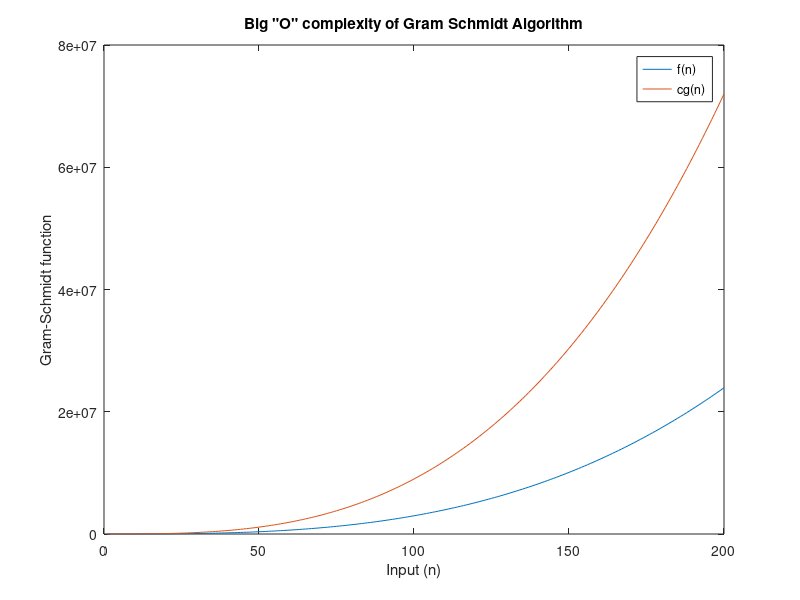

MATLAB code to generate this figure:
%% bigOgramSchmidt.m
%    Shows the big "O" complexity of Gram Schmidt Algorithm
%        
%       Course:     ECE 7650
%       Homework:   1
%       Sub. Date:  October 26, 2016
%
%           Author:     Jamiu Babatunde Mojolagbe
%           Department: Electrical and Computer Engineering
%           Student ID: #7804719
%           Email:      mojolagm@myumanitoba.ca

clear; clc; close all;

%% set input variable n 
nmax = 200;                             % maximum input n 
nmin = 1;                               % minimum input n
narr = linspace(nmin, nmax, nmax);      % set up input array for plotting

%% calculate f(n) and cg(n)
for n = nmin:nmax
    f(n) = 3*(n.^3) - 2*(n.^2) + 8;
    cg(n) = 9*(n.^3);
end


%% output results
plot(narr, f, narr, cg)
title('Big "O" complexity of Gram Schmidt Algorithm');
xlabel('Input (n)');
ylabel('Gram-Schmidt function');
legend('f(n)', 'cg(n)');